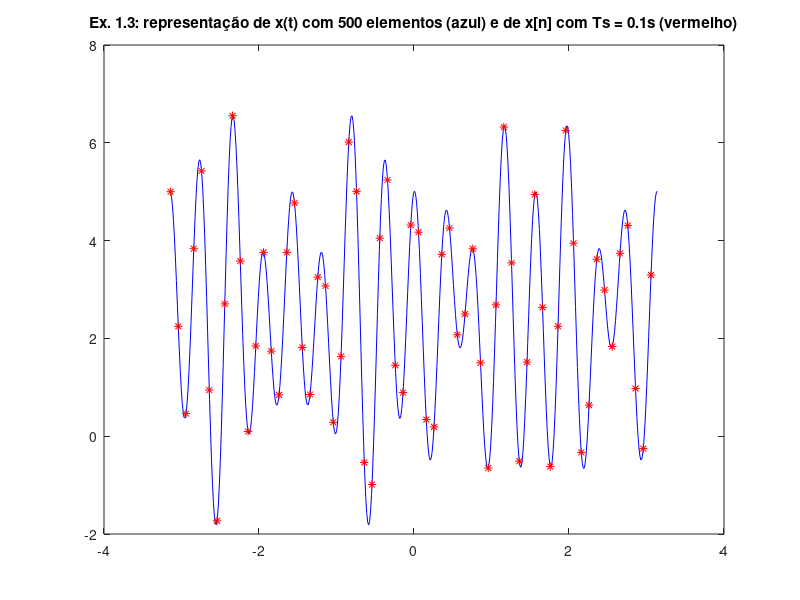

Source code (MATLAB): (Note: this script raises an error after producing the figure.)
% Ex. 1.
G = 25;
A1 = 2 * mod(G, 2);       % => A1 = 2
A2 = 3 * mod(G + 1, 2);   % => A2 = 0
A3 = 5 * mod(G, 2);		% => A3 = 5
A4 = 4 * mod(G + 1, 2);	% => A4 = 0
Wa = mod(G, 5) + 2;		% => Wa = 2
Wb = mod(G, 7) + 7;		% => Wb = 11
Wc = mod(G, 9) + 1;		% => Wc = 8

% x(t) = A1 * sin(Wa * t) * cos(Wb * t) + A2 * cos(Wa * t) * sin(Wb * t) + A3 * cos(Wc * t)^2 + A4 * sin(Wc * t)^2
% =>
% x(t) = 2 * sin(2 * t) * cos(11 * t) + 5 * cos(8 * t)^2

%% Ex. 1.1.
% --- TODO ---

%% Ex. 1.2.
% --- TODO --- Verificar
% x[n] = 2 * sin(2 * n * Ts) * cos(11 * n * Ts) + 5 * cos(8 * n * Ts)^2

%% Ex. 1.3.
Ts = 0.1;
t = linspace(-pi, pi, 500);
td = -pi:Ts:pi;

x_t = 2 * sin(2 * t) .* cos(11 * t) + 5 * cos(8 * t) .^ 2;
x_n = 2 * sin(2 * td) .* cos(11 * td) + 5 * cos(8 * td) .^ 2;

plot(t, x_t, 'b-', td, x_n, 'r*');
title('Ex. 1.3: representação de x(t) com 500 elementos (azul) e de x[n] com Ts = 0.1s (vermelho)');

%% Ex.1.4.
% --- TODO ---

%% Ex.1.5.
sumd = sum(abs(xd) .^ 2);
fprintf('The x[n] signal''s energy on the [-π,π] interval is %f.\n', sumd);
